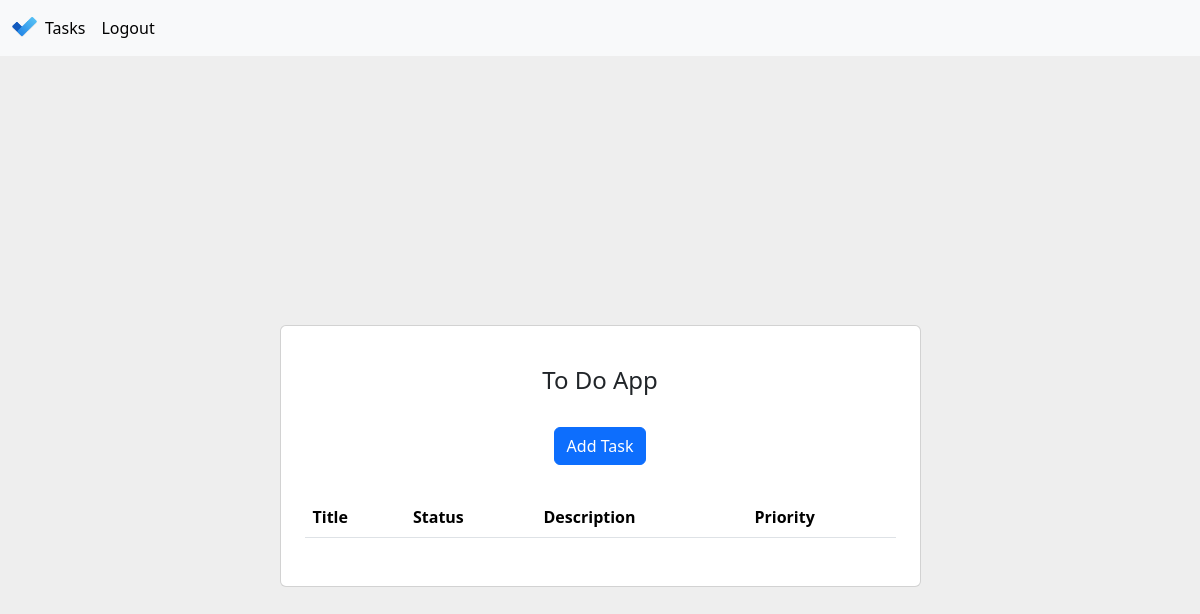
The page /all-task (signed in) on the database as committed earlier.
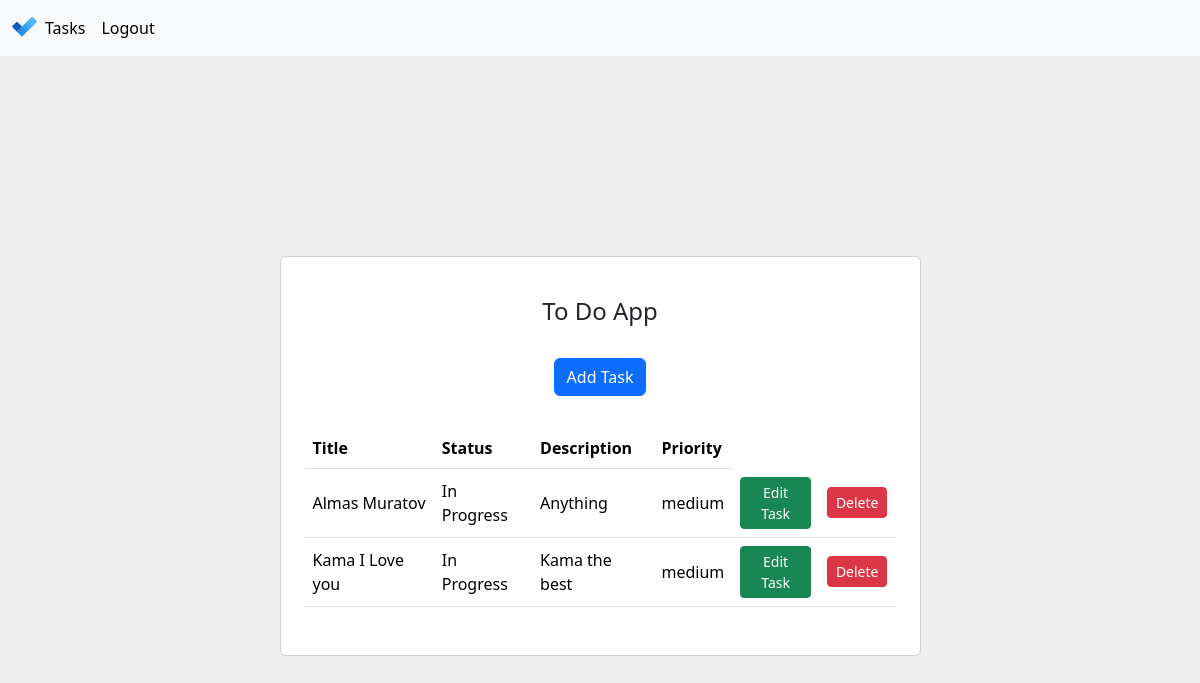
The same page on the database as committed later.
### home/models.py (models this page shows, shortened)
class Task(models.Model):
    STATUS_CHOICES = [
        ('Pending', 'Pending'),
        ('In Progress', 'In Progress'),
        ('Completed', 'Completed'),
    ]
    PRIORITY_CHOICES = [
        ('low', 'Low'),
        ('medium', 'Medium'),
        ('high', 'High'),
    ]
    user = models.ForeignKey(User, on_delete=models.CASCADE)
    title = models.CharField(max_length=255)
    description = models.TextField(blank=True, null=True)
    due_date = models.DateField(blank=True, null=True)
    status = models.CharField(
        max_length=12,
        choices=STATUS_CHOICES,
        default='pending'
    )
    priority = models.CharField(
        max_length=6,
        choices=PRIORITY_CHOICES,
        default='medium'
    )
    created_at = models.DateTimeField(auto_now_add=True)
    updated_at = models.DateTimeField(auto_now=True)

### home/views.py (the view)
# urls.py: path('all-task', views.show_task, name='all_task'),
@login_required
def show_task(request):
    tasks = Task.objects.filter(user=request.user)
    return render(request, 'all_tasks.html', {'tasks': tasks})

### home/templates/all_tasks.html (shortened to what this page needs)
{% extends 'layout.html' %}
{% block content %}
    <section class="vh-100" style="background-color: #eee;">
        <div class="container py-5 h-100">
            <div class="row d-flex justify-content-center align-items-center h-100">
                <div class="col col-lg-9 col-xl-7">
                    <div class="card rounded-10">
                        <div class="card-body p-4">
                            <h4 class="text-center my-3 pb-3">To Do App</h4>
                            <form method="post" action="{% url 'add_task' %}"
                                  class="row row-cols-lg-auto g-3 justify-content-center align-items-center mb-4 pb-2">
                                <div class="col-12">
                                    <button type="submit" data-mdb-button-init data-mdb-ripple-init
                                            class="btn btn-primary">Add Task
                                    </button>
                                </div>
                            </form>
                            <table class="table mb-4">
                                <thead>
                                <tr>
                                    <th scope="col">Title</th>
                                    <th scope="col">Status</th>
                                    <th scope="col">Description</th>
                                    <th scope="col">Priority</th>
                                </tr>
                                </thead>
                                <tbody>
                                {% for task in tasks %}
                                    <tr class="align-middle">
                                        <td>{{ task.title }}</td>
                                        <td>{{ task.status }}</td>
                                        <td>{{ task.description }}</td>
                                        <td>{{ task.priority }}</td>
                                        <td><a href="{% url 'edit_task' task.id %}" class="btn btn-sm btn-success pb-1">Edit
                                            Task</a></td>
                                        <td>
                                            <form method="post" action="{% url 'delete_task' task.id %}">
                                                <button type="submit" class="btn btn-sm btn-danger pb-1">Delete</button>
                                            </form>
                                        </td>
                                    </tr>
                                {% endfor %}
                                </tbody>
                            </table>
                        </div>
                    </div>
                </div>
            </div>
        </div>
    </section>
{% endblock %}

### home/templates/layout.html (shortened to what this page needs)
{% load static %}
<!DOCTYPE html>
<html lang="en">
<head>
    <link href="https://cdn.jsdelivr.net/npm/bootstrap@5.3.3/dist/css/bootstrap.min.css" rel="stylesheet"
>
</head>
<body>
<nav class="navbar navbar-expand-lg bg-body-tertiary">
    <div class="container-fluid">
        <a href={% url 'home' %}><img src="{% static 'media/logo.png' %}" alt="Logo" width="25" height="20" class="d-inline-block align-text-top"></a>
        <div class="collapse navbar-collapse" id="navbarSupportedContent">
            <ul class="navbar-nav me-auto mb-2 mb-lg-0">
                <li class="nav-item">
                    <a class="nav-link active" aria-current="page" href="{% url 'all_task' %}">Tasks</a>
                </li>
                {% if user.is_authenticated %}
                    <a class="nav-link active" href="{% url 'logout' %}">Logout</a>
                {% else %}
                    <li class="nav-item">
                    <a class="nav-link active" href="{% url 'login' %}">Login</a>
                </li>
                {% endif %}
            </ul>
        </div>
    </div>
</nav>
{% block content %}{% endblock %}
</body>
</html>

Rows that differ between the two databases and show on the page:
added Task: title "Almas Muratov", status "In Progress", description "Anything", priority "medium"
added Task: title "Kama I Love you", status "In Progress", description "Kama the best", priority "medium"
